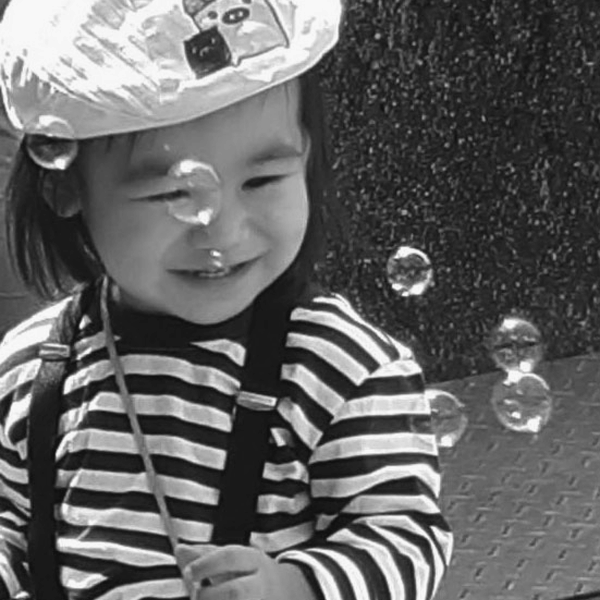
#> input picture hw2/kid.tif, 600 x 600 px; its folder holds 2 pictures in this run
$ python code.py
#> lines starting #> are read from the running program, lines starting #| are printed output that depends on the picture
import cv2
import numpy as np
import matplotlib.pyplot as plt
from PIL import Image
from scipy import signal
def save_img(path, name, img):
    fig = plt.figure()
    fig.set_size_inches((4,4))
    ax = plt.Axes(fig, [0., 0., 1., 1.])
    ax.set_axis_off()
    fig.add_axes(ax)
    plt.set_cmap('gray')
    ax.imshow(img)
    plt.savefig(path + name + '.tif', dpi=150)
    plt.close()

if __name__ == '__main__':
    for i in ['kid', 'fruit']:
        img = cv2.imread(i + '.tif', cv2.IMREAD_GRAYSCALE) # fruit blurred-noisy.tif index.jpeg
#> img is the input picture: shape (600, 600); min 16, max 248, mean 99.4
        path = 'Result/' + i + '/'
        rows, cols = img.shape
#> rows = 600; cols = 600
        rows_double = rows * 2
#> rows_double = 1200
        cols_double = cols * 2
#> cols_double = 1200

        # (a): Original
        save_img(path, '1', img)

        # (b):
        f = np.fft.fft2(np.float32(img))
        fshift = np.fft.fftshift(f)
        magnitude_spectrum = 20*np.log(np.abs(fshift))
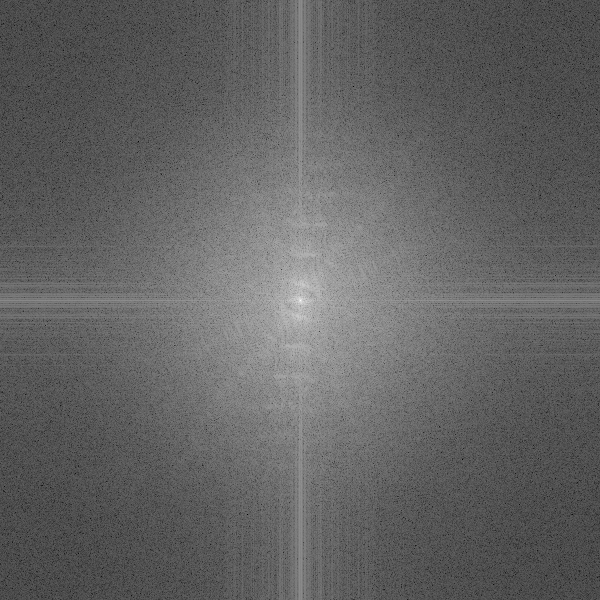
#> magnitude_spectrum: shape (600, 600) float64; min 14.63, max 347.9, mean 144.1; drawn with min black and max white
        save_img(path, '2', magnitude_spectrum)

        # (c):
        lpf = np.zeros((rows_double, cols_double), dtype=np.float32)
        D0 = 200
        for u in range(rows_double):
            for v in range(cols_double):
                temp = np.sqrt((u-rows_double/2)**2 + (v-cols_double/2)**2)
                lpf[u, v] = np.exp(-temp**2/(2*D0*D0))
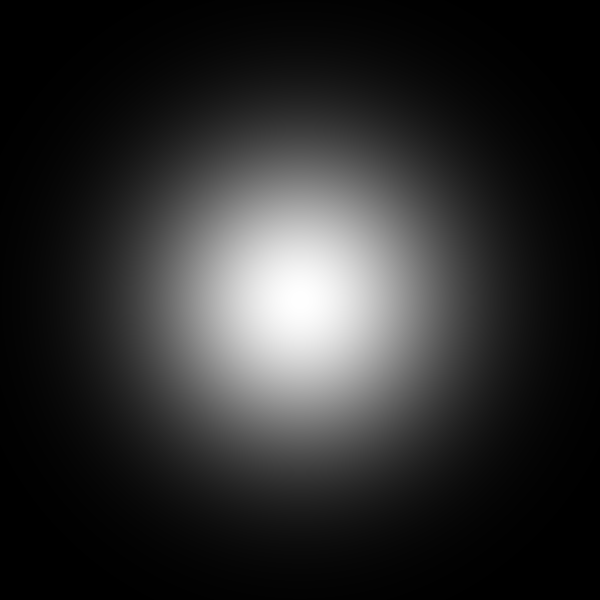
#> lpf: shape (1200, 1200) float32 (shown at 1/2 size); min 0.000123, max 1, mean 0.174
        hpf = 1 - lpf
        save_img(path, '3', lpf)
        save_img(path, '4', hpf)
#> call 4 of save_img, with path = 'Result/kid/', name = '4'
#> in save_img (call 4), `plt.savefig(path + name + '.tif', dpi=150)`:
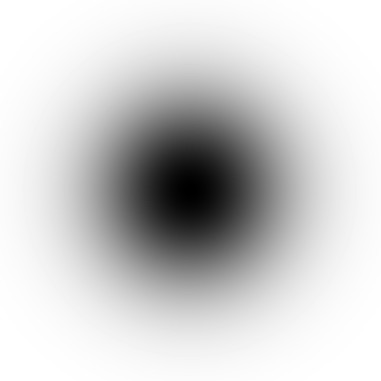
#> figure drawn by matplotlib, 1 panel

        # (d):
        img_pad = cv2.copyMakeBorder(img, 0, rows, 0, cols, cv2.BORDER_CONSTANT, None, value = 0)
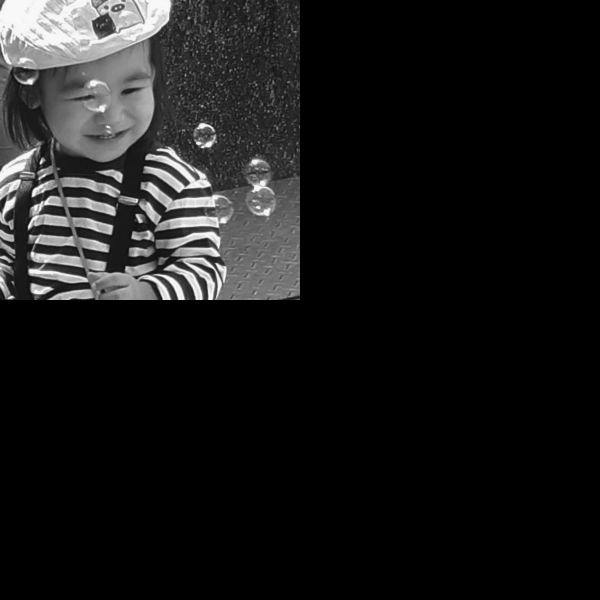
#> img_pad: shape (1200, 1200) (shown at 1/2 size); min 0, max 248, mean 24.9
        img_pad_f = np.fft.fft2(np.float32(img_pad))
        img_pad_fshift = np.fft.fftshift(img_pad_f)
        low_pass = img_pad_fshift * lpf
        high_pass = img_pad_fshift * hpf
        low_pass = np.fft.ifftshift(low_pass)
        high_pass = np.fft.ifftshift(high_pass)
        low_result = np.abs(np.fft.ifft2(low_pass))
        high_result = np.abs(np.fft.ifft2(high_pass))
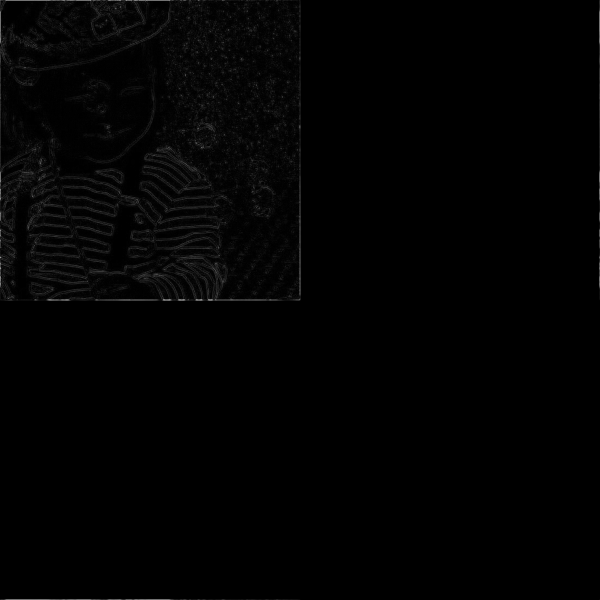
#> high_result: shape (1200, 1200) float64 (shown at 1/2 size); min 3.22e-12, max 93.88, mean 0.9; drawn with min black and max white
        low_result = low_result[0:600, 0:600]
#> low_result: shape (600, 600) float64
        high_result = high_result[0:600, 0:600]
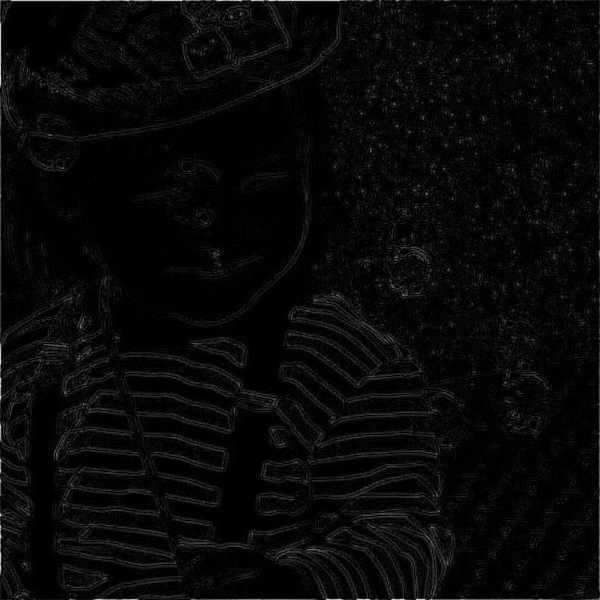
#> high_result: shape (600, 600) float64; min 1.3e-07, max 93.88, mean 3.3; drawn with min black and max white
        save_img(path, '5', low_result)
        save_img(path, '6', high_result)

        # (e):
        target = magnitude_spectrum[0:300, 0:300]
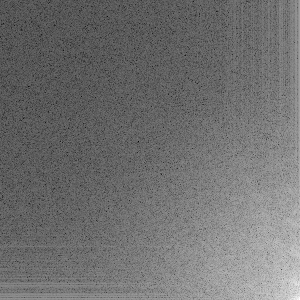
#> target: shape (300, 300) float64; min 17.74, max 302.6, mean 143.6; drawn with min black and max white
        top = dict()
        for col in range(300):
            for row in range(300):
                if len(top) < 25:
                    top[(col, row)] = target[col, row]
                elif target[col, row] > top[min(top, key=top.get)]:
                    key_list = list(top.keys())
                    val_list = list(top.values())
                    del top[min(top, key=top.get)]
                    top[col, row] = target[col, row]
#> after the loop, top = 25 items
        before = list(top.keys())
#> before = 25 pairs, first value 283 to 299, second value 290 to 299
        after = []
        for col in range(cols):
            for row in range(rows):
                if (col, row) in before:
                    before.remove((col, row))
                    after.append((col, row))
#> after the loop, after has the same summary as before; before = []
        file = open(path + 'Result.txt', 'w+')
        for i in after:
            file.write('[' + str(i) + ' ' + str(target[i]) + ']' + '\n')
#> this loop made 25 passes
#> i on passes 1 to 12: (283, 298), (284, 298), (285, 298), (288, 299), (294, 298), (296, 293), (296, 295), (296, 296), (296, 298), (297, 296), (297, 297), (297, 298)
#> pass 2 of the loop `for i in ['kid', 'fruit']:`:
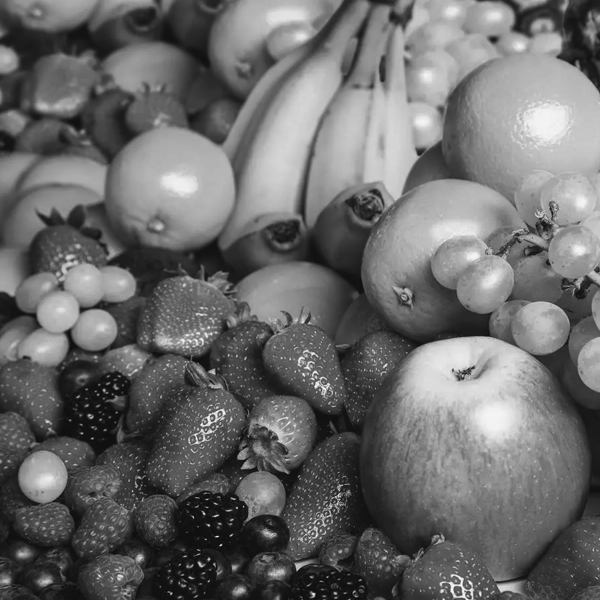
#> input picture hw2/fruit.tif, 600 x 600 px
#> img is the input picture: shape (600, 600); min 8, max 255, mean 106.3
#> path = 'Result/fruit/'
#> `high_result = high_result[0:600, 0:600]`:
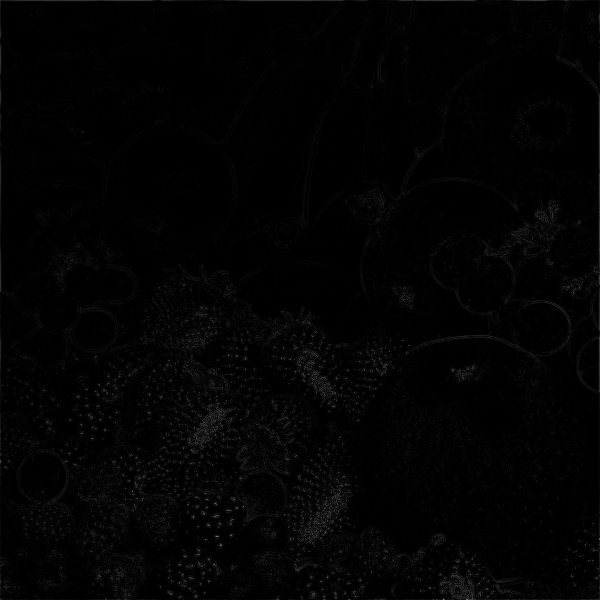
#> high_result: shape (600, 600) float64; min 4.38e-06, max 124.3, mean 3.3
#> `target = magnitude_spectrum[0:300, 0:300]`:
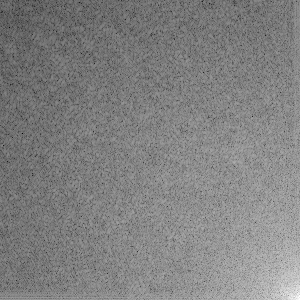
#> target: shape (300, 300) float64; min 31.09, max 289.7, mean 162.4; drawn with min black and max white
#> `before = list(top.keys())`: before = 25 pairs, first value 291 to 299, second value 290 to 299
#> after the loop `for col in range(cols):`: after has the same summary as before; before = []
#> the loop `for i in after:` made 25 passes
#> i on passes 1 to 8: (291, 297), (292, 298), (293, 297), (293, 299), (294, 297), (294, 298), (295, 291), (295, 299)
